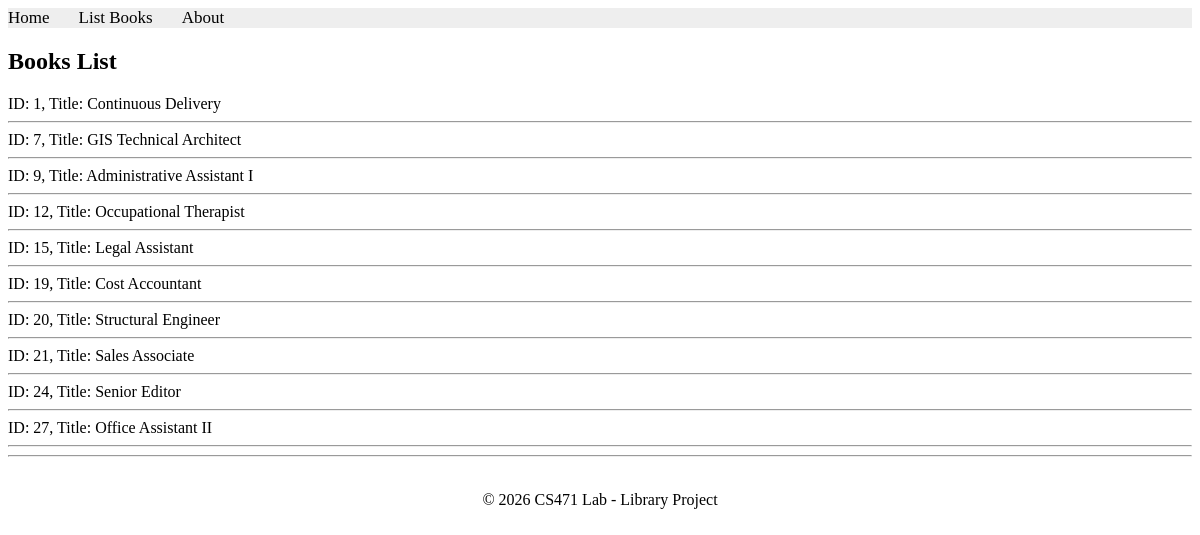
The page /books/complex/query on the database its author committed.
### apps/bookmodule/models.py (models this page shows)
class Book(models.Model):
    title = models.CharField(max_length=50)
    author = models.CharField(max_length=50)
    price = models.FloatField(default=0.0)
    edition = models.SmallIntegerField(default=1)

### apps/bookmodule/views.py (the view)
# urls.py: path('complex/query', views.complex_query),
def complex_query(request):
    mybooks = Book.objects.filter(
        author__isnull=False
    ).filter(
        title__icontains='s'
    ).filter(
        edition__gte=2
    ).exclude(
        price__lte=100
    )[:10]
    if len(mybooks) >= 1:
        return render(request, 'bookmodule/bookList.html', {'books': mybooks})
    else:
        return render(request, 'bookmodule/indexs.html')

### apps/templates/bookmodule/bookList.html (shortened to what this page needs)
{% extends "layouts/base.html" %}
{% block content %}
<h2>Books List</h2>
{% for obj in books %}
    ID: {{ obj.id }}, Title: {{ obj.title }}
    <hr>
{% endfor %}
{% endblock %}

### rows shown on the page
Book: id "1", title "Continuous Delivery"
Book: id "7", title "GIS Technical Architect"
Book: id "9", title "Administrative Assistant I"
Book: id "12", title "Occupational Therapist"
Book: id "15", title "Legal Assistant"
Book: id "19", title "Cost Accountant"
Book: id "20", title "Structural Engineer"
Book: id "21", title "Sales Associate"
Book: id "24", title "Senior Editor"
Book: id "27", title "Office Assistant II"
